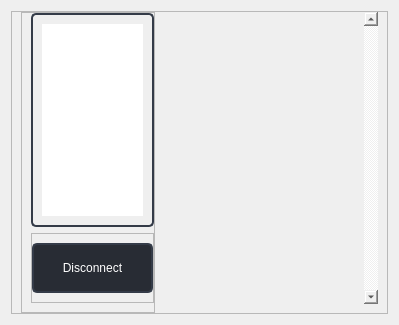
                <widget class="QWidget" name="connections_page">
                 <layout class="QVBoxLayout" name="verticalLayout_20">
                  <item>
                   <widget class="QFrame" name="connections_main_frame">
                    <property name="frameShape">
                     <enum>QFrame::StyledPanel</enum>
                    </property>
                    <property name="frameShadow">
                     <enum>QFrame::Raised</enum>
                    </property>
                    <layout class="QHBoxLayout" name="horizontalLayout_18" stretch="3,5">
                     <property name="spacing">
                      <number>0</number>
                     </property>
                     <property name="topMargin">
                      <number>0</number>
                     </property>
                     <property name="bottomMargin">
                      <number>0</number>
                     </property>
                     <item>
                      <widget class="QFrame" name="frame_10">
                       <property name="frameShape">
                        <enum>QFrame::StyledPanel</enum>
                       </property>
                       <property name="frameShadow">
                        <enum>QFrame::Raised</enum>
                       </property>
                       <layout class="QVBoxLayout" name="verticalLayout_35">
                        <property name="topMargin">
                         <number>0</number>
                        </property>
                        <property name="rightMargin">
                         <number>0</number>
                        </property>
                        <item>
                         <widget class="QFrame" name="gatt_tree_frame">
                          <property name="styleSheet">
                           <string notr="true"> border: 2px solid rgb(52, 59, 72);
	border-radius: 5px;	
</string>
                          </property>
                          <property name="frameShape">
                           <enum>QFrame::StyledPanel</enum>
                          </property>
                          <property name="frameShadow">
                           <enum>QFrame::Raised</enum>
                          </property>
                          <layout class="QVBoxLayout" name="verticalLayout_27">
                           <item>
                            <widget class="QTreeWidget" name="gatt_treeView">
                             <property name="font">
                              <font>
                               <family>Segoe UI</family>
                               <pointsize>10</pointsize>
                               <weight>50</weight>
                               <italic>false</italic>
                               <bold>false</bold>
                              </font>
                             </property>
                             <property name="styleSheet">
                              <string notr="true"> border: 0px solid rgb(52, 59, 72);
	border-radius: 0px;	
</string>
                             </property>
                             <attribute name="headerVisible">
                              <bool>false</bool>
                             </attribute>
                             <column>
                              <property name="text">
                               <string>Gatt Tree</string>
                              </property>
                             </column>
                            </widget>
                           </item>
                          </layout>
                         </widget>
                        </item>
                        <item>
                         <widget class="QFrame" name="frame_11">
                          <property name="frameShape">
                           <enum>QFrame::StyledPanel</enum>
                          </property>
                          <property name="frameShadow">
                           <enum>QFrame::Raised</enum>
                          </property>
                          <layout class="QVBoxLayout" name="verticalLayout_34">
                           <property name="leftMargin">
                            <number>0</number>
                           </property>
                           <property name="topMargin">
                            <number>9</number>
                           </property>
                           <property name="rightMargin">
                            <number>0</number>
                           </property>
                           <item>
                            <widget class="QPushButton" name="btn_disconnect">
                             <property name="minimumSize">
                              <size>
                               <width>0</width>
                               <height>50</height>
                              </size>
                             </property>
                             <property name="styleSheet">
                              <string notr="true">QPushButton{
margin-left: 10px; 
    margin-right: 10px;
	background-color: rgb(40, 44, 52);
 border: 2px solid rgb(52, 59, 72);
color: rgb(255, 255, 255);
border-radius: 5px;	
text-align: center;
padding: 0px;
margin: 0px;

}

QPushButton:hover{
	color: rgb(28, 28, 28);
background-color: rgb(153, 193, 241);

}

QPushButton:pressed{
	
		color: rgb(28, 28, 28);
	background-color: rgb(110,140,255);
}</string>
                             </property>
                             <property name="text">
                              <string>Disconnect</string>
                             </property>
                            </widget>
                           </item>
                          </layout>
                         </widget>
                        </item>
                       </layout>
                      </widget>
                     </item>
                     <item>
                      <widget class="QFrame" name="scroll_Area_2_frame">
                       <property name="styleSheet">
                        <string notr="true"> border: 0px solid rgb(52, 59, 72);
	border-radius: 5px;	
</string>
                       </property>
                       <property name="frameShape">
                        <enum>QFrame::StyledPanel</enum>
                       </property>
                       <property name="frameShadow">
                        <enum>QFrame::Raised</enum>
                       </property>
                       <layout class="QVBoxLayout" name="verticalLayout_28" stretch="2">
                        <property name="spacing">
                         <number>15</number>
                        </property>
                        <property name="leftMargin">
                         <number>0</number>
                        </property>
                        <property name="topMargin">
                         <number>0</number>
                        </property>
                        <property name="rightMargin">
                         <number>0</number>
                        </property>
                        <property name="bottomMargin">
                         <number>9</number>
                        </property>
                        <item>
                         <widget class="QScrollArea" name="scrollArea_2">
                          <property name="sizePolicy">
                           <sizepolicy hsizetype="Expanding" vsizetype="Preferred">
                            <horstretch>0</horstretch>
                            <verstretch>0</verstretch>
                           </sizepolicy>
                          </property>
                          <property name="styleSheet">
                           <string notr="true">
 border: 0px solid rgb(52, 59, 72);
	border-radius: 5px;	
</string>
                          </property>
                          <property name="verticalScrollBarPolicy">
                           <enum>Qt::ScrollBarAlwaysOn</enum>
                          </property>
                          <property name="widgetResizable">
                           <bool>true</bool>
                          </property>
                          <widget class="QWidget" name="scrollAreaWidgetContents_2">
                           <property name="geometry">
                            <rect>
                             <x>0</x>
                             <y>0</y>
                             <width>18</width>
                             <height>16</height>
                            </rect>
                           </property>
                          </widget>
                         </widget>
                        </item>
                       </layout>
                      </widget>
                     </item>
                    </layout>
                   </widget>
                  </item>
                 </layout>
                </widget>
